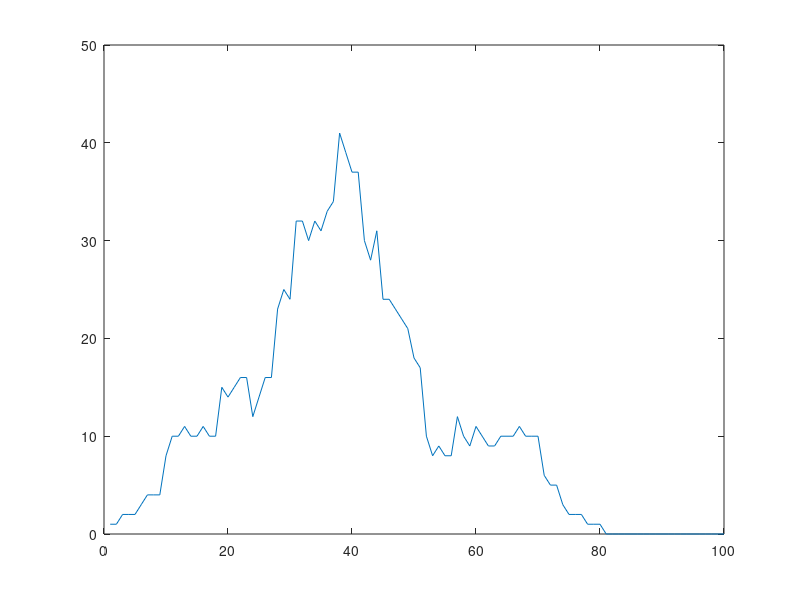

Here is the MATLAB script that generated this plot: (Note: this script raises an error after producing the figure.)
clear;
clc;
close all;

% Seed for the random number generator
% seed = 382;
seed = randi(10000);
% seed = 4314;
seed = 978;
rng(seed);

% Choice of hyperparameters
% N = 1000;  
N = 100;
K = 100;
f = 1;
k1 = 3;
k2 = 8;
alpha_t = 1;
alpha_s = 1;
lambda_coeff = 1;
lambda_t_denom = 5000;
lambda_s_denom = 50;
lambda = 1 / (lambda_coeff * lambda_t_denom^alpha_t * lambda_s_denom^alpha_s);
%lambda = 1/(1.5 * 5000^alpha_t * 50^alpha_s);
%lambda = 1/(50 * 5000^alpha_t * 50^alpha_s * 16384.5^alpha_v);
numOffDiagonal = 3;
outp = 0; %1/5000;

% Variables
CT = cell(K, 1);
X = cell(K, 1);
Ls = cell(K, 1);

% Clique size distribution
probabilities = [0.04 0.12 0.12 0.21 0.21 0.3/7.0 0.3/7.0 0.3/7.0 0.3/7.0 0.3/7.0 0.3/7.0 0.3/7.0];
numPeople = [1 2 3 4 5 6 7 8 9 10 11 12];
%probabilities = [1.0];
%numPeople = [20];

% Grouping individuals into cliques
ngroups = 0;
prgroups = [];
count = 0;
for i=1:N
    count1 = randsample(numPeople, 1, true, probabilities);
    %count1 = 20;
    ngroups = ngroups + 1;
    if count + count1 >= N
        prgroups = [prgroups [count + 1 N]'];
        break;
    else
        prgroups = [prgroups [count + 1 count + count1]'];
        count = count + count1;
    end   
end

% Block Diagonal Base matrix
BlockDiagonalBase = zeros(N,N);
for i=1:ngroups
    groupSize = prgroups(2,i) - prgroups(1,i) + 1;
    BlockDiagonalBase(prgroups(1,i):prgroups(2,i),prgroups(1,i):prgroups(2,i)) = ones(groupSize, groupSize) - eye(groupSize);
end

% Choose f people to be infected initially
ListInfected = randperm(N);
ListInfected = ListInfected(1:f);

% Set infection dates to large values initially (outside the range of consideration)
InfectionDates = (K+1)*ones(N,1);
InfectionDates(ListInfected) = zeros(f,1);

% Choose viral loads uniformly at random in (1,32768)
ViralLoads = zeros(N,1);
ViralLoads(ListInfected) = 1 + 32767*rand(f,1);

% Simulate for K days
for k=1:K
    % Contact matrix for day k
    A = BlockDiagonalBase;
    count = 0;
    while count < numOffDiagonal
        i = randsample(N,1);
        j = randsample(N,1);
        if i ~= j && A(i,j) ~= 1
            A(i,j) = 1;
            A(j,i) = 1;
            count = count + 1;
        end
    end

    % Duration of contact, signal strength and level of contact matrices (each with basis corresponding to ones in A)
    T = zeros(N,N);
    S = zeros(N,N);
    L = zeros(N,N);
    %for i=1:N
       %for j=1:N
     for i=1:(N-1)
       for j=(i+1):N
           if (A(i,j) == 1)
               T(i,j) = 1 + 9999*rand;
               S(i,j) = 1 + 99*rand;
               L(i,j) = T(i,j)^alpha_t * S(i,j)^alpha_s;
               % Make the T, S and L matrices symmetric
               T(j, i) = T(i, j);
               S(j, i) = S(i, j);
               L(j, i) = L(i, j);
           end
       end
    end

    % Recovery, infection due to contacts
    for i=1:length(ListInfected)
        ind = ListInfected(i);
        if (InfectionDates(ind) + 14 <= k)
           ViralLoads(ind) = 0;
        end
        for j=1:N
            if (A(ind, j) == 1 && k1 <= k - InfectionDates(ind) && k - InfectionDates(ind) < k2 && ~ismember(j,ListInfected))
                if (rand < 1 - exp(-lambda*L(ind, j)))
                    ListInfected = [ListInfected j];
                    ViralLoads(j) = 1 + 32767*rand;
                    InfectionDates(j) = k;
                end
            end
        end
    end

    % Infections from outside contact
    for i=1:N
        if ~ismember(i,ListInfected)
            if rand < outp
                ListInfected = [ListInfected i];
                ViralLoads(i) = 1 + 32767*rand;
                InfectionDates(i) = k;
            end
        end
    end

    totalpos(k) = nnz(ViralLoads);
    
    X{k} = ViralLoads;
    CT{k} = sparse(A);
    Ls{k} = sparse(L);
end

[~,maxind] = max(totalpos);
fprintf('maxind: %d \n', maxind);
leftind = max(1, maxind - 24);
fprintf('leftind: %d \n', leftind);

% subtotalpos = totalpos(leftind:maxind+25);
% fprintf('%d, %d\n',mean(subtotalpos),std(subtotalpos));

fprintf("Seed: %d, Max positives: %d\n", seed, max(totalpos));

plot(totalpos);

fname = sprintf( '../Data/ct_data_binary_lambda_factor_%d_%d_%d_%d_%d.mat', ...
    lambda_coeff, numOffDiagonal, N, K, seed);
fprintf("%s\n", fname);
save(fname);